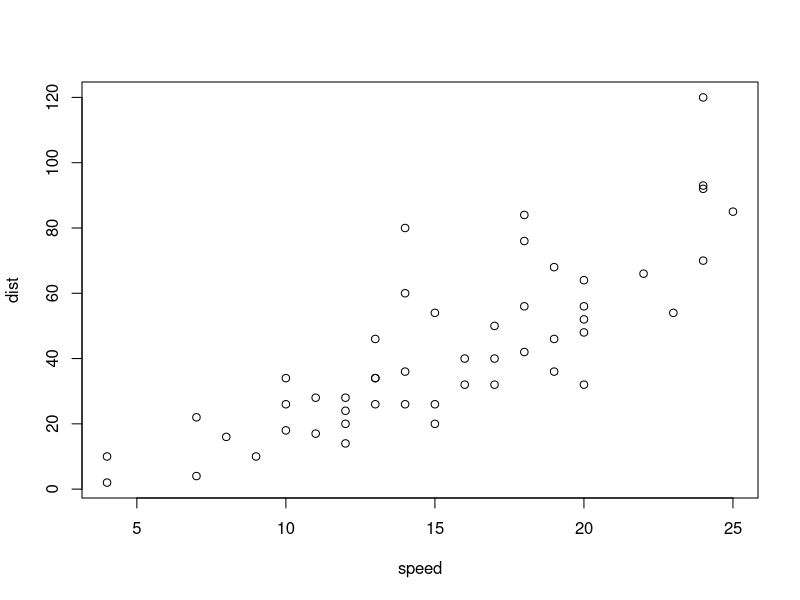
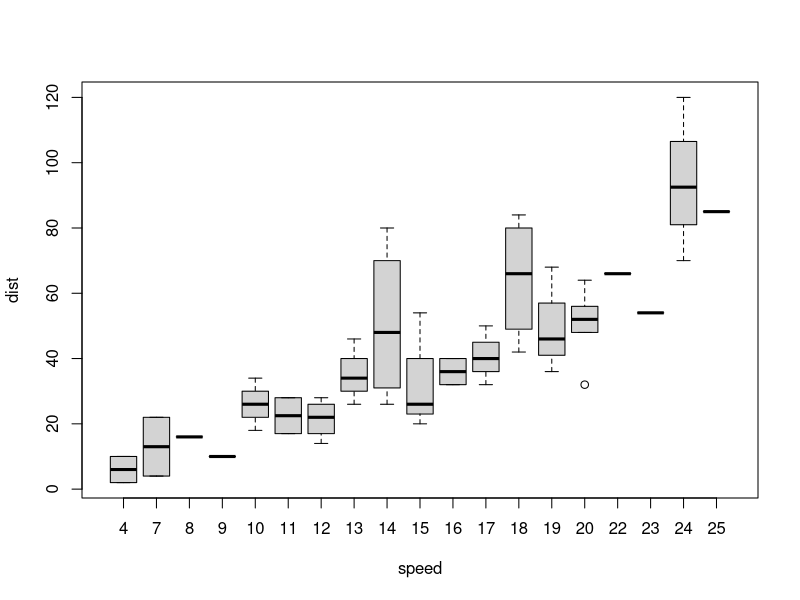

The R source for these figures, in order:
## ---- chunk 1
plot(cars)
2+2
boxplot(dist~speed,data=cars)
